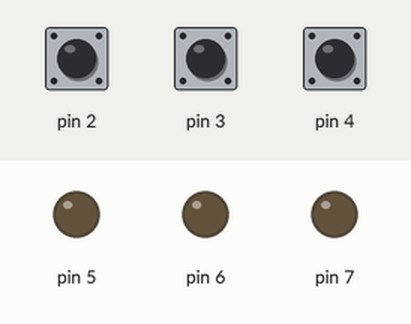
Simulated run of this sketch. Board: Arduino Uno, built with avr-gcc and run on an emulated ATmega328P. Shown: output pins drawn as LEDs (lit = HIGH). The inputs (shaded band) are chosen by the test bench; at power-on: pin 2 HIGH, pin 3 HIGH, pin 4 HIGH.

Above: at 1.2 s.
1.3 s: pin 2 pulled LOW for 0.15 s
At 2.0 s:
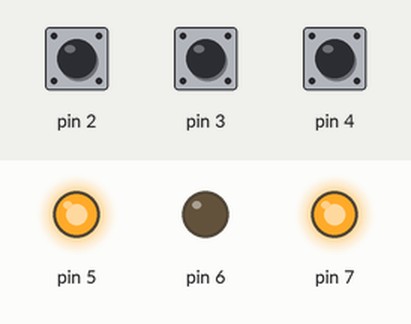
2.9 s: pin 3 pulled LOW for 0.15 s
At 3.2 s:
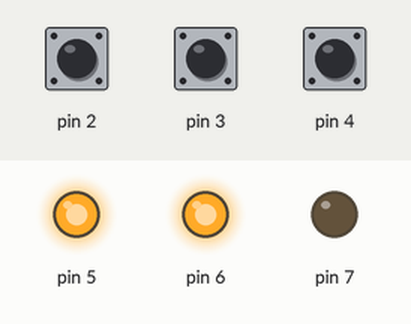
4.5 s: pin 4 pulled LOW for 0.15 s
At 5.6 s:
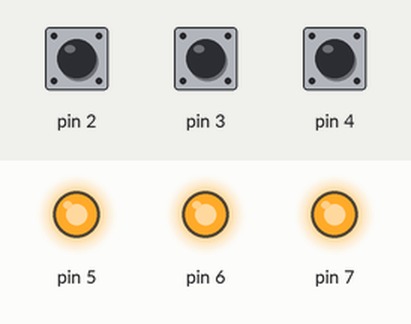
6.1 s: pin 2 pulled LOW for 1 s
At 6.8 s:
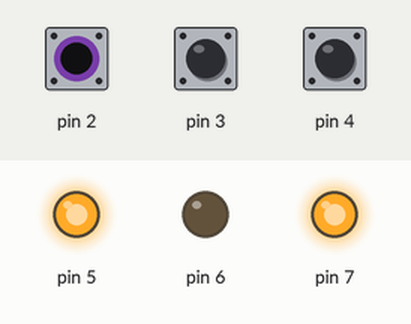
8.6 s: pin 3 pulled LOW for 1 s
At 9.9 s:
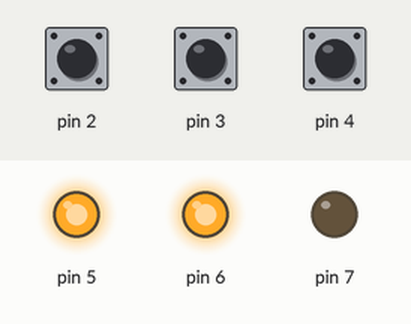
Timing chart, 0 to 11.6 s (numbered marks = the images above; inputs shaded):
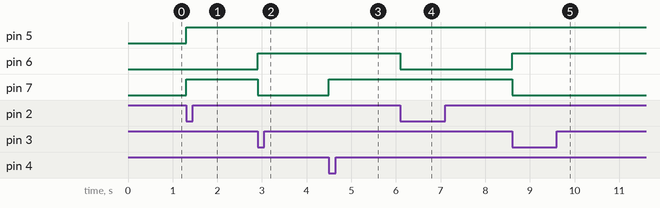

Measured:
- after the input at 1.3 s, pin 5, pin 7: LOW → HIGH at once
- after the input at 2.9 s, pin 6: LOW → HIGH at once; pin 7: HIGH → LOW at once
- after the input at 4.5 s, pin 7: LOW → HIGH at once
- after the input at 6.1 s, pin 6: HIGH → LOW at once
- after the input at 8.6 s, pin 6: LOW → HIGH at once; pin 7: HIGH → LOW at once

The sketch:

RGB.ino
```cpp
void setup() {
  pinMode(2,INPUT_PULLUP);//紅色按鈕
  pinMode(3,INPUT_PULLUP);//綠色按鈕
  pinMode(4,INPUT_PULLUP);//藍色按鈕

  pinMode(5,OUTPUT);//R
  pinMode(6,OUTPUT);//G
  pinMode(7,OUTPUT);//B
}

void loop()
{
  if(digitalRead(2) == LOW)
  {
    //紅色按下
    digitalWrite(5,1);//R
    digitalWrite(6,0);//G
    digitalWrite(7,1);//B
  }
  else if(digitalRead(3) == LOW)
  {
    //綠色按下
    digitalWrite(5,1);//R
    digitalWrite(6,1);//G
    digitalWrite(7,0);//B
  }
  else if(digitalRead(4) == LOW)
  {
    //藍色按下
    digitalWrite(5,1);//R
    digitalWrite(6,1);//G
    digitalWrite(7,1);//B
  }
}
```
